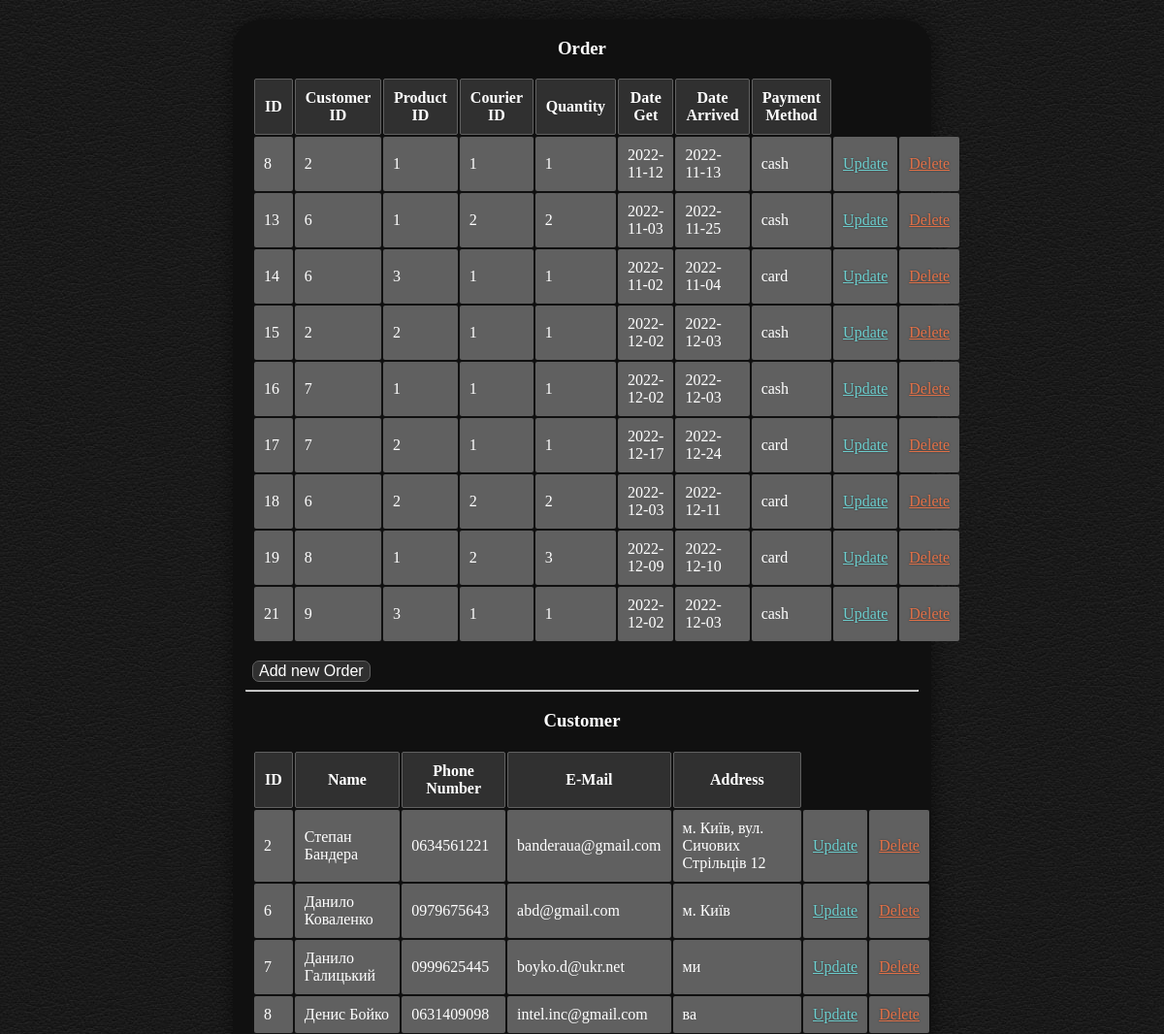
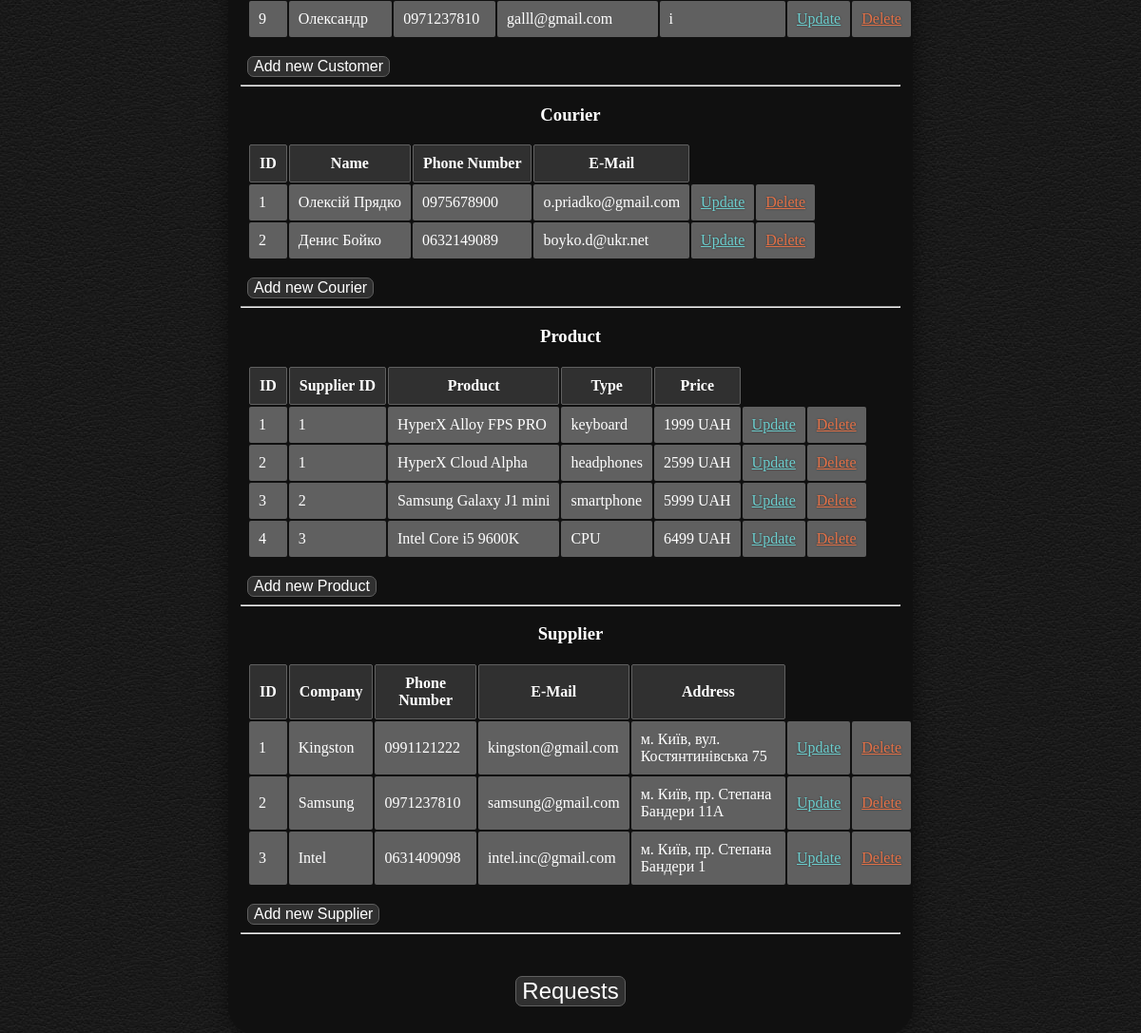
Screenshot of /e-shop/index.php with the database file from the repository (2 pictures, top to bottom).
### tables this page shows
CREATE TABLE `order` (
  `order_id` int NOT NULL,
  `customer_id` int NOT NULL,
  `product_id` int NOT NULL,
  `courier_id` int NOT NULL,
  `quantity` tinyint UNSIGNED NOT NULL,
  `date_get` date NOT NULL,
  `date_arrive` date NOT NULL,
  `payment_method` varchar(4) NOT NULL
);

CREATE TABLE `customer` (
  `customer_id` int NOT NULL,
  `name` varchar(60) NOT NULL,
  `phone_number` varchar(20) NOT NULL,
  `e_mail` varchar(319) NOT NULL,
  `address` varchar(200) NOT NULL
);

CREATE TABLE `courier` (
  `courier_id` int NOT NULL,
  `name` varchar(60) NOT NULL,
  `phone_number` varchar(20) NOT NULL,
  `e_mail` varchar(319) NOT NULL
);

CREATE TABLE `product` (
  `product_id` int NOT NULL,
  `supplier_id` int NOT NULL,
  `product_name` varchar(60) NOT NULL,
  `type` varchar(60) NOT NULL,
  `price` float NOT NULL
);

CREATE TABLE `supplier` (
  `supplier_id` int NOT NULL,
  `company_name` varchar(60) NOT NULL,
  `phone_number` varchar(20) NOT NULL,
  `e_mail` varchar(319) NOT NULL,
  `address` varchar(200) NOT NULL
);

### e-shop/index.php (the view, shortened to what this page needs)
<?php
require_once 'config/connect.php';
?>
<!doctype html>
<html lang="en">
<head>
</head>
<body>
<div class="block1"
     style="width: 60%; background-color: #101010; position: absolute; top: 20px; left: 20%; border-radius: 30px; box-shadow: 0 0 20px rgba(0, 0, 0, 0.5);">
    <h3>Order</h3>
    <table>
        <tr>
            <th>ID</th>
            <th>Customer ID</th>
            <th>Product ID</th>
            <th>Courier ID</th>
            <th>Quantity</th>
            <th>Date Get</th>
            <th>Date Arrived</th>
            <th>Payment Method</th>
        </tr>
        <?php
        $order = mysqli_query($connect, 'SELECT * FROM `order`');
        $order = mysqli_fetch_all($order);
        foreach ($order as $order){
            ?>
            <tr>
                <td><?= $order[0] ?></td>
                <td><?= $order[1] ?></td>
                <td><?= $order[2] ?></td>
                <td><?= $order[3] ?></td>
                <td><?= $order[4] ?></td>
                <td><?= $order[5] ?></td>
                <td><?= $order[6] ?></td>
                <td><?= $order[7] ?></td>
                <td><a style="color: #6dcfcf;" href="form/update_form_order.php?id=<?= $order[0] ?>">Update</a></td>
                <td><a style="color: #e37249;" href="vendorr/delete_order.php?id=<?= $order[0] ?>">Delete</a></td>
            </tr>
            <?php
        }
        ?>
    </table>
    <br>
    <form action="form/order_form.php">
        <button type="submit">Add new Order</button>
    </form>
    <hr style="background-color: white; width: 96%; ">
    <table>
        <h3>Customer</h3>
        <tr>
            <th>ID</th>
            <th>Name</th>
            <th>Phone Number</th>
            <th>E-Mail</th>
            <th>Address</th>
        </tr>
        <?php
        $customer = mysqli_query($connect, 'SELECT * FROM `customer`');
        $customer = mysqli_fetch_all($customer);
        foreach ($customer as $customer) {
            ?>
            <tr>
                <td><?= $customer[0] ?></td>
                <td><?= $customer[1] ?></td>
                <td><?= $customer[2] ?></td>
                <td><?= $customer[3] ?></td>
                <td><?= $customer[4] ?></td>
                <td><a style="color: #6dcfcf;" href="form/update_form_customer.php?id=<?= $customer[0] ?>">Update</a>
                </td>
                <td><a style="color: #e37249;" href="vendorr/delete_customer.php?id=<?= $customer[0] ?>">Delete</a></td>
            </tr>
            <?php
        }
        ?>
    </table>
    <br>
    <form action="form/customer_form.php">
        <button type="submit">Add new Customer</button>
    </form>
    <hr style="background-color: white; width: 96%; ">
    <table>
        <h3>Courier</h3>
        <tr>
            <th>ID</th>
            <th>Name</th>
            <th>Phone Number</th>
            <th>E-Mail</th>
        </tr>
        <?php
        $courier = mysqli_query($connect, 'SELECT * FROM `courier`');
        $courier = mysqli_fetch_all($courier);
        foreach ($courier as $courier) {
            ?>
            <tr>
                <td><?= $courier[0] ?></td>
                <td><?= $courier[1] ?></td>
                <td><?= $courier[2] ?></td>
                <td><?= $courier[3] ?></td>
                <td><a style="color: #6dcfcf;" href="form/update_form_courier.php?id=<?= $courier[0] ?>">Update</a></td>
                <td><a style="color: #e37249;" href="vendorr/delete_courier.php?id=<?= $courier[0] ?>">Delete</a></td>
            </tr>
            <?php
        }
        ?>
    </table>
    <br>
    <form action="form/courier_form.php">
        <button type="submit">Add new Courier</button>
    </form>
    <hr style="background-color: white; width: 96%; ">
    <table>
        <h3>Product</h3>
        <tr>
            <th>ID</th>
            <th>Supplier ID</th>
            <th>Product</th>
            <th>Type</th>
            <th>Price</th>
        </tr>
        <?php
        $product = mysqli_query($connect, 'SELECT * FROM `product`');
        $product = mysqli_fetch_all($product);
        foreach ($product as $product) {
            ?>
            <tr>
                <td><?= $product[0] ?></td>
                <td><?= $product[1] ?></td>
                <td><?= $product[2] ?></td>
                <td><?= $product[3] ?></td>
                <td><?= $product[4] ?> UAH</td>
                <td><a style="color: #6dcfcf;" href="form/update_form_product.php?id=<?= $product[0] ?>">Update</a></td>
                <td><a style="color: #e37249;" href="vendorr/delete_product.php?id=<?= $product[0] ?>">Delete</a></td>
            </tr>
            <?php
        }
        ?>
    </table>
    <br>
    <form action="form/product_form.php">
        <button type="submit">Add new Product</button>
    </form>
    <hr style="background-color: white; width: 96%; ">
    <table>
        <h3>Supplier</h3>
        <tr>
            <th>ID</th>
            <th>Company</th>
            <th>Phone Number</th>
            <th>E-Mail</th>
            <th>Address</th>
        </tr>
        <?php
        $supplier = mysqli_query($connect, 'SELECT * FROM `supplier`');
        $supplier = mysqli_fetch_all($supplier);
        foreach ($supplier as $supplier) {
            ?>
            <tr>
                <td><?= $supplier[0] ?></td>
                <td><?= $supplier[1] ?></td>
                <td><?= $supplier[2] ?></td>
                <td><?= $supplier[3] ?></td>
                <td><?= $supplier[4] ?></td>
                <td><a style="color: #6dcfcf;" href="form/update_form_supplier.php?id=<?= $supplier[0] ?>">Update</a>
                </td>
                <td><a style="color: #e37249;" href="vendorr/delete_supplier.php?id=<?= $supplier[0] ?>">Delete</a></td>
            </tr>
            <?php
        }
        ?>
    </table>
    <br>
    <form action="form/supplier_form.php">
        <button type="submit">Add new Supplier</button>
    </form>
    <hr style="background-color: white; width: 96%; ">
    <form action="form/request.php" style="text-align: center; padding-bottom: 30px; padding-left: 0px"><br><br>
        <button style="font-size: x-large" type="submit">Requests</button>
    </form>
</div>
</body>
</html>

### e-shop/index.php (style rules this page uses)
body { background-image: url("background.jpg"); color: #ffffff; }
th, td { padding: 10px; border-radius: 2px; }
th { background: #303030; color: #ffffff; border: 1px solid #606060; }
td { background: #606060; }
table { padding-left: 20px; }
form { padding-left: 20px; }
h3 { text-align: center; }
a { text-shadow: 0 0 2px rgba(0, 0, 0, 0.5); }
button { background-color: #303030; color: white; padding 15px 32px; text-align: center; display: inline-block; font-size: 16px; border-radius: 7px; border: 1px solid #606060; }

### rows the page displays
order: order_id "8", customer "2", product "1", courier "1", quantity "1", date_get "2022-11-12", date_arrive "2022-11-13", payment_method "cash"
order: order_id "13", customer "6", product "1", courier "2", quantity "2", date_get "2022-11-03", date_arrive "2022-11-25", payment_method "cash"
order: order_id "14", customer "6", product "3", courier "1", quantity "1", date_get "2022-11-02", date_arrive "2022-11-04", payment_method "card"
order: order_id "15", customer "2", product "2", courier "1", quantity "1", date_get "2022-12-02", date_arrive "2022-12-03", payment_method "cash"
order: order_id "16", customer "7", product "1", courier "1", quantity "1", date_get "2022-12-02", date_arrive "2022-12-03", payment_method "cash"
order: order_id "17", customer "7", product "2", courier "1", quantity "1", date_get "2022-12-17", date_arrive "2022-12-24", payment_method "card"
order: order_id "18", customer "6", product "2", courier "2", quantity "2", date_get "2022-12-03", date_arrive "2022-12-11", payment_method "card"
order: order_id "19", customer "8", product "1", courier "2", quantity "3", date_get "2022-12-09", date_arrive "2022-12-10", payment_method "card"
order: order_id "21", customer "9", product "3", courier "1", quantity "1", date_get "2022-12-02", date_arrive "2022-12-03", payment_method "cash"
customer: customer_id "2", name "Степан Бандера", phone_number "0634561221", e_mail "banderaua@gmail.com", address "м. Київ, вул. Сичових Стрільців 12"
customer: customer_id "6", name "Данило Коваленко", phone_number "0979675643", e_mail "abd@gmail.com", address "м. Київ"
customer: customer_id "7", name "Данило Галицький", phone_number "0999625445", e_mail "boyko.d@ukr.net", address "ми"
customer: customer_id "8", name "Денис Бойко", phone_number "0631409098", e_mail "intel.inc@gmail.com", address "ва"
customer: customer_id "9", name "Олександр", phone_number "0971237810", e_mail "galll@gmail.com", address "і"
courier: courier_id "1", name "Олексій Прядко", phone_number "0975678900", e_mail "o.priadko@gmail.com"
courier: courier_id "2", name "Денис Бойко", phone_number "0632149089", e_mail "boyko.d@ukr.net"
product: product_id "1", supplier "1", product_name "HyperX Alloy FPS PRO", type "keyboard", price "1999"
product: product_id "2", supplier "1", product_name "HyperX Cloud Alpha", type "headphones", price "2599"
product: product_id "3", supplier "2", product_name "Samsung Galaxy J1 mini", type "smartphone", price "5999"
product: product_id "4", supplier "3", product_name "Intel Core i5 9600K", type "CPU", price "6499"
supplier: supplier_id "1", company_name "Kingston", phone_number "0991121222", e_mail "kingston@gmail.com", address "м. Київ, вул. Костянтинівська 75"
supplier: supplier_id "2", company_name "Samsung", phone_number "0971237810", e_mail "samsung@gmail.com", address "м. Київ, пр. Степана Бандери 11A"
supplier: supplier_id "3", company_name "Intel", phone_number "0631409098", e_mail "intel.inc@gmail.com", address "м. Київ, пр. Степана Бандери 1"
